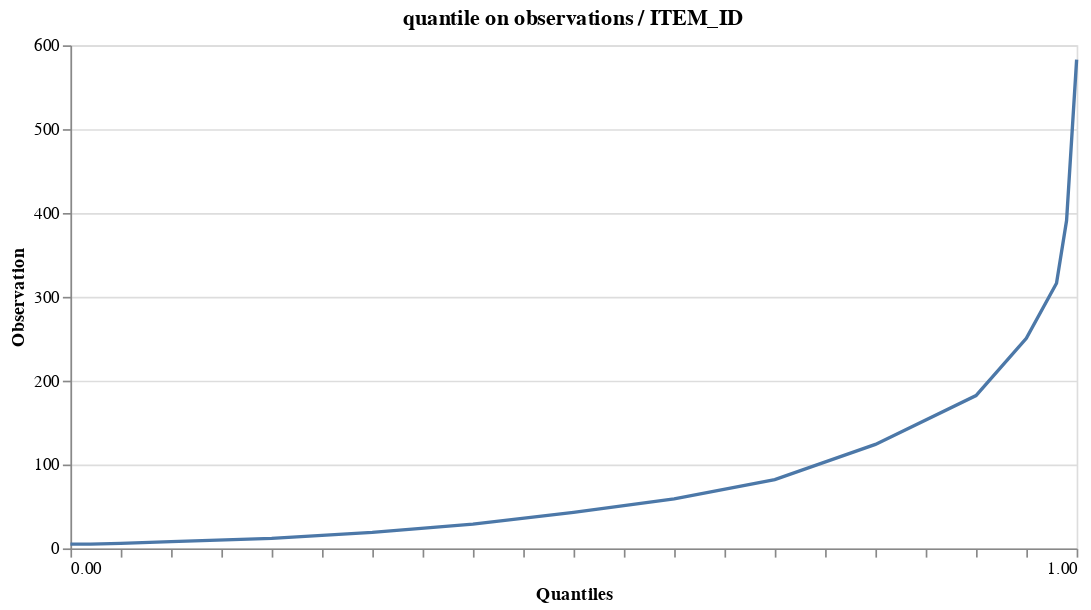

Write notebook code for a chart like this one.
### Code cell
helper.draw_quantile(df_interactions_reduced, 'ITEM_ID', quantiles=quantiles)

### Figure 1 — Vega-Lite specification as saved in the notebook (floating-point values rounded to 4 significant figures)
{"config": {"view": {"continuousWidth": 400, "continuousHeight": 300}}, "data": {"name": "data-1ecf0e6ba14f8437f7232f4cfd129b13"}, "mark": "line", "encoding": {"x": {"type": "quantitative", "axis": {"grid": false, "labelExpr": "datum.value % 1 ? null : datum.label", "tickCount": 17}, "field": "Quantiles"}, "y": {"type": "quantitative", "field": "Observation"}}, "height": 300, "title": "quantile on observations / ITEM_ID", "width": 600, "$schema": "https://vega.github.io/schema/vega-lite/v4.8.1.json", "datasets": {"data-1ecf0e6ba14f8437f7232f4cfd129b13": [{"Observation": 5.0, "Quantiles": 0.0}, {"Observation": 5.0, "Quantiles": 0.01}, {"Observation": 5.0, "Quantiles": 0.02}, {"Observation": 6.0, "Quantiles": 0.05}, {"Observation": 8.0, "Quantiles": 0.1}, {"Observation": 12.0, "Quantiles": 0.2}, {"Observation": 19.0, "Quantiles": 0.3}, {"Observation": 29.0, "Quantiles": 0.4}, {"Observation": 43.0, "Quantiles": 0.5}, {"Observation": 59.0, "Quantiles": 0.6}, {"Observation": 82.0, "Quantiles": 0.7}, {"Observation": 124.0, "Quantiles": 0.8}, {"Observation": 182.2, "Quantiles": 0.9}, {"Observation": 250.6, "Quantiles": 0.95}, {"Observation": 316.2, "Quantiles": 0.98}, {"Observation": 391.0, "Quantiles": 0.99}, {"Observation": 583.0, "Quantiles": 1.0}]}}
